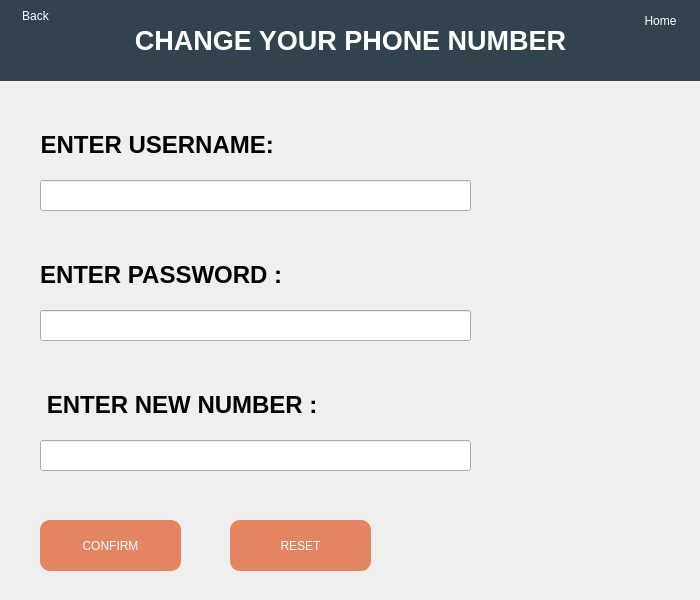
<?xml version="1.0" encoding="UTF-8"?>
<ui version="4.0">
 <class>CHANGEPHONE</class>
 <widget class="QWidget" name="CHANGEPHONE">
  <property name="geometry">
   <rect>
    <x>0</x>
    <y>0</y>
    <width>700</width>
    <height>600</height>
   </rect>
  </property>
  <property name="minimumSize">
   <size>
    <width>700</width>
    <height>600</height>
   </size>
  </property>
  <property name="maximumSize">
   <size>
    <width>700</width>
    <height>600</height>
   </size>
  </property>
  <property name="windowTitle">
   <string>ChangePhoneNo</string>
  </property>
  <property name="windowIcon">
   <iconset resource="res.qrc">
    <normaloff>:/Images/Images/imageedit_5_4268171988.png</normaloff>:/Images/Images/imageedit_5_4268171988.png</iconset>
  </property>
  <widget class="QLabel" name="label_5">
   <property name="geometry">
    <rect>
     <x>40</x>
     <y>130</y>
     <width>241</width>
     <height>31</height>
    </rect>
   </property>
   <property name="text">
    <string>&lt;html&gt;&lt;head/&gt;&lt;body&gt;&lt;p align=&quot;center&quot;&gt;&lt;span style=&quot; font-size:18pt; font-weight:600;&quot;&gt;ENTER USERNAME: &lt;/span&gt;&lt;/p&gt;&lt;/body&gt;&lt;/html&gt;</string>
   </property>
  </widget>
  <widget class="QLabel" name="label_6">
   <property name="geometry">
    <rect>
     <x>40</x>
     <y>390</y>
     <width>291</width>
     <height>31</height>
    </rect>
   </property>
   <property name="text">
    <string>&lt;html&gt;&lt;head/&gt;&lt;body&gt;&lt;p align=&quot;center&quot;&gt;&lt;span style=&quot; font-size:18pt; font-weight:600;&quot;&gt;ENTER NEW NUMBER : &lt;/span&gt;&lt;/p&gt;&lt;/body&gt;&lt;/html&gt;</string>
   </property>
  </widget>
  <widget class="QLabel" name="label_7">
   <property name="geometry">
    <rect>
     <x>40</x>
     <y>260</y>
     <width>251</width>
     <height>31</height>
    </rect>
   </property>
   <property name="text">
    <string>&lt;html&gt;&lt;head/&gt;&lt;body&gt;&lt;p&gt;&lt;span style=&quot; font-size:18pt; font-weight:600;&quot;&gt;ENTER PASSWORD : &lt;/span&gt;&lt;/p&gt;&lt;/body&gt;&lt;/html&gt;</string>
   </property>
  </widget>
  <widget class="QPushButton" name="pushButton">
   <property name="geometry">
    <rect>
     <x>230</x>
     <y>520</y>
     <width>141</width>
     <height>51</height>
    </rect>
   </property>
   <property name="sizePolicy">
    <sizepolicy hsizetype="Preferred" vsizetype="Preferred">
     <horstretch>0</horstretch>
     <verstretch>0</verstretch>
    </sizepolicy>
   </property>
   <property name="layoutDirection">
    <enum>Qt::LeftToRight</enum>
   </property>
   <property name="autoFillBackground">
    <bool>false</bool>
   </property>
   <property name="styleSheet">
    <string notr="true">font: 75 14pt &quot;MS Sans Serif&quot;;
color: rgb(255, 255, 255);
border: 5px;
background-color: rgb(227, 133, 97);
border-radius: 10px;


</string>
   </property>
   <property name="text">
    <string>RESET</string>
   </property>
   <property name="icon">
    <iconset>
     <normaloff>../../Desktop/Project files/Login page/Login.png</normaloff>../../Desktop/Project files/Login page/Login.png</iconset>
   </property>
   <property name="iconSize">
    <size>
     <width>20</width>
     <height>20</height>
    </size>
   </property>
  </widget>
  <widget class="QPushButton" name="pushButton_2">
   <property name="geometry">
    <rect>
     <x>40</x>
     <y>520</y>
     <width>141</width>
     <height>51</height>
    </rect>
   </property>
   <property name="sizePolicy">
    <sizepolicy hsizetype="Preferred" vsizetype="Preferred">
     <horstretch>0</horstretch>
     <verstretch>0</verstretch>
    </sizepolicy>
   </property>
   <property name="layoutDirection">
    <enum>Qt::LeftToRight</enum>
   </property>
   <property name="autoFillBackground">
    <bool>false</bool>
   </property>
   <property name="styleSheet">
    <string notr="true">font: 75 14pt &quot;MS Sans Serif&quot;;
color: rgb(255, 255, 255);
border: 5px;
background-color: rgb(227, 133, 97);
border-radius: 10px;


</string>
   </property>
   <property name="text">
    <string>CONFIRM</string>
   </property>
   <property name="icon">
    <iconset>
     <normaloff>../../Desktop/Project files/Login page/Login.png</normaloff>../../Desktop/Project files/Login page/Login.png</iconset>
   </property>
   <property name="iconSize">
    <size>
     <width>20</width>
     <height>20</height>
    </size>
   </property>
  </widget>
  <widget class="QLineEdit" name="lineEdit">
   <property name="geometry">
    <rect>
     <x>40</x>
     <y>180</y>
     <width>431</width>
     <height>31</height>
    </rect>
   </property>
  </widget>
  <widget class="QLineEdit" name="lineEdit_2">
   <property name="geometry">
    <rect>
     <x>40</x>
     <y>310</y>
     <width>431</width>
     <height>31</height>
    </rect>
   </property>
  </widget>
  <widget class="QLineEdit" name="lineEdit_3">
   <property name="geometry">
    <rect>
     <x>40</x>
     <y>440</y>
     <width>431</width>
     <height>31</height>
    </rect>
   </property>
  </widget>
  <widget class="QLabel" name="label">
   <property name="geometry">
    <rect>
     <x>0</x>
     <y>0</y>
     <width>701</width>
     <height>81</height>
    </rect>
   </property>
   <property name="styleSheet">
    <string notr="true">color: rgb(255, 255, 255);
font: 58 26pt &quot;Lucida Bright&quot;;

background-color: rgb(50, 67, 77);


</string>
   </property>
   <property name="text">
    <string>&lt;html&gt;&lt;head/&gt;&lt;body&gt;&lt;p align=&quot;center&quot;&gt;&lt;span style=&quot; font-size:20pt; font-weight:600;&quot;&gt;CHANGE YOUR PHONE NUMBER&lt;/span&gt;&lt;/p&gt;&lt;/body&gt;&lt;/html&gt;</string>
   </property>
  </widget>
  <widget class="QLabel" name="label_8">
   <property name="geometry">
    <rect>
     <x>90</x>
     <y>20</y>
     <width>31</width>
     <height>41</height>
    </rect>
   </property>
   <property name="styleSheet">
    <string notr="true">color: rgb(255, 255, 255);
font: 58 26pt &quot;Lucida Bright&quot;;
background-color: rgb(50, 67, 77);


</string>
   </property>
   <property name="text">
    <string/>
   </property>
   <property name="pixmap">
    <pixmap resource="res.qrc">:/Inverted Images/Images/Inverted/image (20).png</pixmap>
   </property>
   <property name="scaledContents">
    <bool>true</bool>
   </property>
  </widget>
  <widget class="QPushButton" name="pushButton_7">
   <property name="geometry">
    <rect>
     <x>0</x>
     <y>0</y>
     <width>71</width>
     <height>31</height>
    </rect>
   </property>
   <property name="sizePolicy">
    <sizepolicy hsizetype="Preferred" vsizetype="Preferred">
     <horstretch>0</horstretch>
     <verstretch>0</verstretch>
    </sizepolicy>
   </property>
   <property name="layoutDirection">
    <enum>Qt::LeftToRight</enum>
   </property>
   <property name="autoFillBackground">
    <bool>false</bool>
   </property>
   <property name="styleSheet">
    <string notr="true">font: 75 8pt &quot;MS Sans Serif&quot;;
background-color: rgb(50, 67, 77);
color: rgb(255, 255, 255);
border: 5px;

border-radius: 10px;


</string>
   </property>
   <property name="text">
    <string>Back</string>
   </property>
   <property name="icon">
    <iconset resource="res.qrc">
     <normaloff>:/Inverted Images/Images/Inverted/image (22).png</normaloff>:/Inverted Images/Images/Inverted/image (22).png</iconset>
   </property>
   <property name="iconSize">
    <size>
     <width>20</width>
     <height>20</height>
    </size>
   </property>
  </widget>
  <widget class="QPushButton" name="pushButton_8">
   <property name="geometry">
    <rect>
     <x>620</x>
     <y>0</y>
     <width>81</width>
     <height>41</height>
    </rect>
   </property>
   <property name="sizePolicy">
    <sizepolicy hsizetype="Preferred" vsizetype="Preferred">
     <horstretch>0</horstretch>
     <verstretch>0</verstretch>
    </sizepolicy>
   </property>
   <property name="layoutDirection">
    <enum>Qt::LeftToRight</enum>
   </property>
   <property name="autoFillBackground">
    <bool>false</bool>
   </property>
   <property name="styleSheet">
    <string notr="true">font: 75 8pt &quot;MS Sans Serif&quot;;
background-color: rgb(50, 67, 77);
color: rgb(255, 255, 255);
border: 5px;

border-radius: 10px;


</string>
   </property>
   <property name="text">
    <string>Home</string>
   </property>
   <property name="icon">
    <iconset resource="res.qrc">
     <normaloff>:/Inverted Images/Images/Inverted/image (26).png</normaloff>:/Inverted Images/Images/Inverted/image (26).png</iconset>
   </property>
   <property name="iconSize">
    <size>
     <width>20</width>
     <height>20</height>
    </size>
   </property>
  </widget>
 </widget>
 <resources>
  <include location="res.qrc"/>
 </resources>
 <connections/>
</ui>
